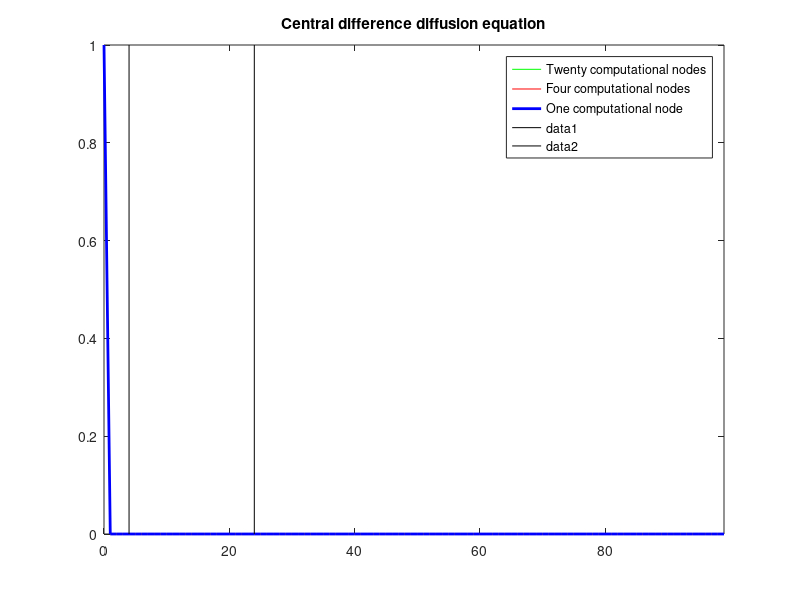

This figure's MATLAB source: (Note: this script raises an error after producing the figure.)
%This script is very messy but was used to generate diffusion and advection results which were saved and then loaded on future runs.
%These results were then plotted and saved as a movie/gif files.

%This was written after 9pm the evening before the presentations so no guarantee is made about code quality, accuracy or documentation.

clear
load diffusion
%[~, u1] = runSimulation(1,0,0,1,150);
%[~, u4] = runSimulation(4,0,0,1,150);
%[x, u20] = runSimulation(20,0,0,1,150);


%load advection
%a = -0.002;
%[~, u1] = runSimulation(1,a,0,0,150);
%[~, u4] = runSimulation(4,a,0,0,150);
%[x, u20] = runSimulation(20,a,0,0,150);
%save advection


%load advection2
%a = 0.01;
%[~, u1] = runSimulation(1,0,a,0,150);
%[~, u4] = runSimulation(4,0,a,0,150);
%[x, u20] = runSimulation(20,0,a,0,150);
%save advection2


%# figure

%# preallocate
nFrames = 30;
%mov(1:nFrames) = struct('cdata',[], 'colormap',[]);

%# create movie

figure, set(gcf, 'Color','white')
k=1;
plot(x, u20(k,:), 'g', x,u4(k,:),'r',x,u1(k,:), 'b', 'LineWidth', 2);  axis tight
title('Central difference diffusion equation');
legend('Twenty computational nodes', 'Four computational nodes', 'One computational node');
SP=x(25); %your point goes here
line([SP SP],get(gca,'YLim'),'Color','k', 'LineWidth', 0.5)
SP=x(5); %your point goes here
line([SP SP],get(gca,'YLim'),'Color','k', 'LineWidth', 0.5)

f = getframe(gca);
[f,map] = rgb2ind(f.cdata, 256, 'nodither');
mov = repmat(f, [1 1 1 nFrames]);

for k=1:nFrames
    plot(x, u20(k,:), 'g', x,u4(k,:),'r',x,u1(k,:), 'b', 'LineWidth', 2);  axis tight
    title('Central difference diffusion equation');
    legend('Twenty computational nodes', 'Four computational nodes', 'One computational node');

    %Plot vertical lines 
   
    SP=x(25); %your point goes here
    line([SP SP],get(gca,'YLim'),'Color','k', 'LineWidth', 0.5)
    
    SP=x(5); %your point goes here
    line([SP SP],get(gca,'YLim'),'Color','k', 'LineWidth', 0.5)
   
    f = getframe(gca);
    mov(:,:,1,k) = rgb2ind(f.cdata, map, 'nodither');;
end
close(gcf)


imwrite(mov, map, 'advection2.gif', 'DelayTime',0.4, 'LoopCount',inf)
%# save as AVI file, and open it using system video player
%movie2avi(mov, 'advection.avi', 'compression','None', 'fps',10);
